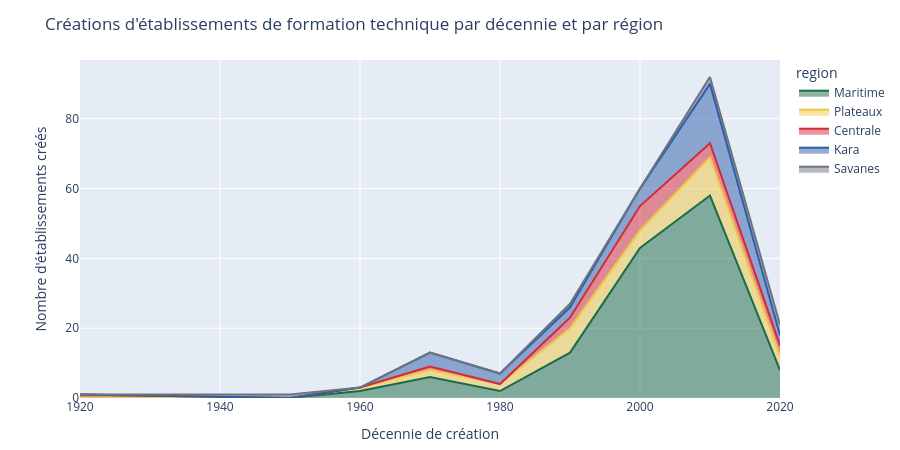

The code cell stored with this chart in its notebook:
### Markdown cell above
### 4.5 Dynamique de création des établissements (donnée réelle)

Le champ `etab_creation_date` permet de retracer l'ouverture des établissements dans le temps (225 établissements
sur 256 renseignent une année exploitable).

### Code cell
creation = df_etab.dropna(subset=["annee_creation"]).copy()
creation["decennie"] = (creation["annee_creation"] // 10 * 10).astype(int)
decade_counts = creation.groupby(["decennie", "region_nom_bdd"]).size().unstack(fill_value=0).reindex(columns=REGIONS, fill_value=0)

fig = px.area(
    decade_counts.reset_index().melt(id_vars="decennie", var_name="region", value_name="nb"),
    x="decennie", y="nb", color="region",
    color_discrete_map=REGION_COLORS,
    title="Créations d'établissements de formation technique par décennie et par région",
    labels={"decennie": "Décennie de création", "nb": "Nombre d'établissements créés"},
)
fig.update_layout(height=450, margin=dict(t=60, b=10))
fig.show()

print(f"{(creation['annee_creation'] >= 2010).sum()} établissements sur {len(creation)} ont été créés depuis 2010",
      f"({(creation['annee_creation'] >= 2010).mean()*100:.0f}% du parc daté) — signe d'une expansion récente de l'offre.")

### Figure 1 — Plotly figure (JSON) as saved in the notebook; plotly's stock layout.template omitted (floating-point values rounded to 4 significant figures)
{"data": [{"fillpattern": {"shape": ""}, "hovertemplate": "region=Maritime<br>Décennie de création=%{x}<br>Nombre d'établissements créés=%{y}<extra></extra>", "legendgroup": "Maritime", "line": {"color": "#1B6B45"}, "marker": {"symbol": "circle"}, "mode": "lines", "name": "Maritime", "orientation": "v", "showlegend": true, "stackgroup": "1", "type": "scatter", "x": [1920, 1950, 1960, 1970, 1980, 1990, 2000, 2010, 2020], "xaxis": "x", "y": [0, 0, 2, 6, 2, 13, 43, 58, 8], "yaxis": "y"}, {"fillpattern": {"shape": ""}, "hovertemplate": "region=Plateaux<br>Décennie de création=%{x}<br>Nombre d'établissements créés=%{y}<extra></extra>", "legendgroup": "Plateaux", "line": {"color": "#F2C744"}, "marker": {"symbol": "circle"}, "mode": "lines", "name": "Plateaux", "orientation": "v", "showlegend": true, "stackgroup": "1", "type": "scatter", "x": [1920, 1950, 1960, 1970, 1980, 1990, 2000, 2010, 2020], "xaxis": "x", "y": [0, 0, 1, 2, 2, 7, 5, 11, 4], "yaxis": "y"}, {"fillpattern": {"shape": ""}, "hovertemplate": "region=Centrale<br>Décennie de création=%{x}<br>Nombre d'établissements créés=%{y}<extra></extra>", "legendgroup": "Centrale", "line": {"color": "#D62839"}, "marker": {"symbol": "circle"}, "mode": "lines", "name": "Centrale", "orientation": "v", "showlegend": true, "stackgroup": "1", "type": "scatter", "x": [1920, 1950, 1960, 1970, 1980, 1990, 2000, 2010, 2020], "xaxis": "x", "y": [1, 0, 0, 1, 0, 3, 7, 4, 3], "yaxis": "y"}, {"fillpattern": {"shape": ""}, "hovertemplate": "region=Kara<br>Décennie de création=%{x}<br>Nombre d'établissements créés=%{y}<extra></extra>", "legendgroup": "Kara", "line": {"color": "#2E5EAA"}, "marker": {"symbol": "circle"}, "mode": "lines", "name": "Kara", "orientation": "v", "showlegend": true, "stackgroup": "1", "type": "scatter", "x": [1920, 1950, 1960, 1970, 1980, 1990, 2000, 2010, 2020], "xaxis": "x", "y": [0, 0, 0, 4, 3, 3, 5, 17, 3], "yaxis": "y"}, {"fillpattern": {"shape": ""}, "hovertemplate": "region=Savanes<br>Décennie de création=%{x}<br>Nombre d'établissements créés=%{y}<extra></extra>", "legendgroup": "Savanes", "line": {"color": "#6C757D"}, "marker": {"symbol": "circle"}, "mode": "lines", "name": "Savanes", "orientation": "v", "showlegend": true, "stackgroup": "1", "type": "scatter", "x": [1920, 1950, 1960, 1970, 1980, 1990, 2000, 2010, 2020], "xaxis": "x", "y": [0, 1, 0, 0, 0, 1, 0, 2, 3], "yaxis": "y"}], "layout": {"height": 450, "legend": {"title": {"text": "region"}, "tracegroupgap": 0}, "margin": {"b": 10, "t": 60}, "title": {"text": "Créations d'établissements de formation technique par décennie et par région"}, "xaxis": {"anchor": "y", "domain": [0.0, 1.0], "title": {"text": "Décennie de création"}}, "yaxis": {"anchor": "x", "domain": [0.0, 1.0], "title": {"text": "Nombre d'établissements créés"}}}}
